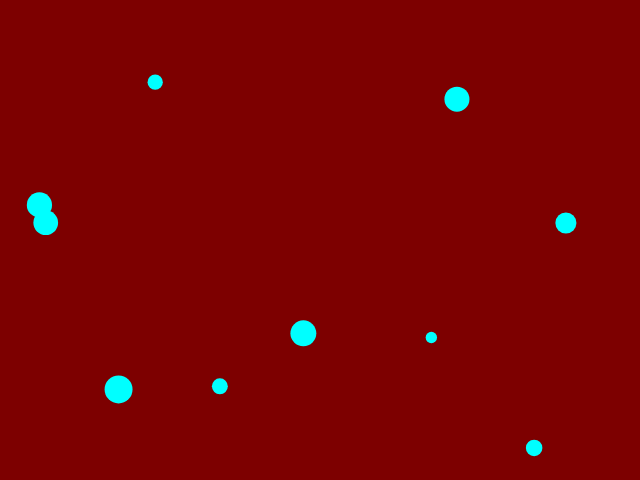
Frame 1 (no input)
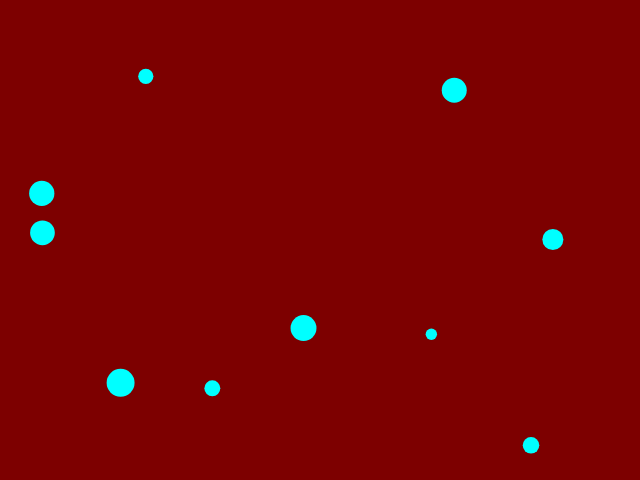
Frame 60 (no input)
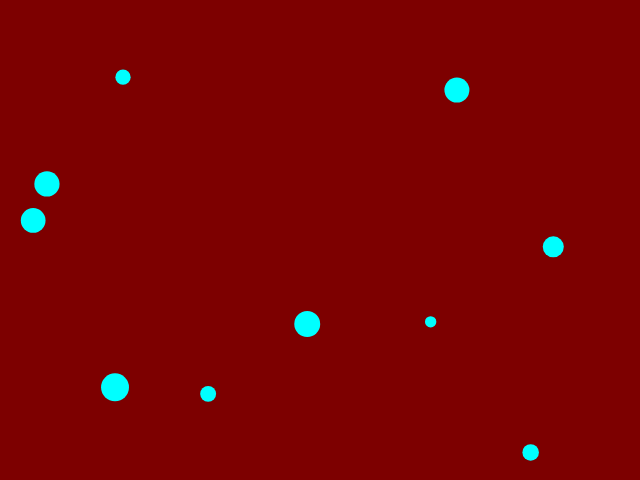
Frame 120 (the mouse pressed at the canvas centre since frame 60)

The p5.js sketch that drew these frames (run headless with seeded random() and noise() and a simulated clock; from frame 60 on, the mouse is pressed at the canvas centre):

// p5.js sketch
// ── sketch.js
// a simple p5 sketch that draws an ellipse
var xPositions = [];
var yPositions = [];
var ballSizes = [];

function setup() {
	createCanvas(640, 480);
	for (var i = 0; i < 10; i++){
		xPositions[i] = random(0, 640);
		yPositions[i] = random(0, 480);
		ballSizes[i] = random(10, 30);
	}
}

function draw() {
	background(125, 0, 0);
	fill(0, 255, 255);
	noStroke();

	for (var i = 0; i < 10; i++){
		xPositions[i] = xPositions[i] + random(-2, 2);
		yPositions[i] = yPositions[i] + random(-2, 2);
		ellipse(xPositions[i], yPositions[i], ballSizes[i], ballSizes[i] );
	}
}
